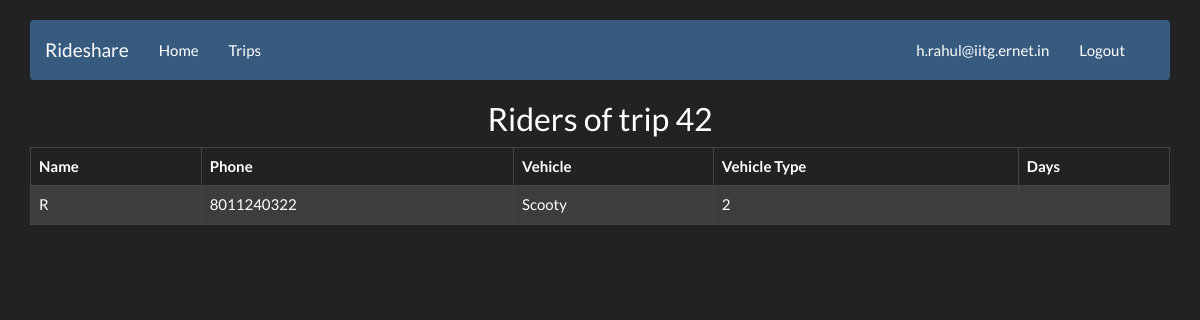
The page /views/riders.php?tripid=42 (signed in) on the database its author committed.
### tables this page shows
CREATE TABLE IF NOT EXISTS `riders` (
  `tripid` int(11) NOT NULL,
  `userid` int(11) NOT NULL,
  `vehicle` varchar(100) NOT NULL,
  `vehicletyp` varchar(20) NOT NULL,
  `days` int(128) NOT NULL
);

CREATE TABLE IF NOT EXISTS `users` (
`userid` int(11) NOT NULL,
  `name` varchar(50) NOT NULL,
  `password` varchar(50) NOT NULL,
  `email` varchar(30) NOT NULL,
  `phone` varchar(15) NOT NULL
);

### models/db.php (called while the page is built, shortened)
<?php
class db{
	private $host,$username,$pass,$mydb;
	public function db(){
			$this->host = HOSTNAME;
			$this->username = DBUSER;
			$this->pass = DBPASS;
	}
	public function connect()
	{
		$con = mysql_connect($this->host, $this->username, $this->pass );
		if(!$con){
					echo "Not connected to database";
			return -1;
		}
		else
		{
			return $con;
		}
	}
}
 ?>

### models/trips.php (called while the page is built, shortened)
<?php
include 'db.php';
class trips
{
	public function getRiders($tripid)
	{
		$query2 = "select * from rideshare.riders as r ,rideshare.users as u where tripid='".$tripid."' and r.userid=u.userid;";
		$rval = mysql_query($query2);
		if ($rval)
			{return $rval;}
		else
			{return 0;}
	}
}
?>

### controllers/listriders.php (the view, shortened to what this page needs)
<?php
include_once '../models/trips.php';
$tripsob = New trips();
$result = $tripsob->getRiders($_SESSION['tripid']);
while($row = mysql_fetch_array($result))
    {
    	echo '<tr>
        		<td>'.$row['name'].'</td>
        		<td>'.$row['phone'].'</td>
        		<td>'.$row['vehicle'].'</td>
                <td>'.$row['vehicletyp'].'</td>
        		<td>
        		';
                echo '</td>';
        echo '</tr>';
    }
?>

### views/css/navbar.css (style rules this page uses)
body { padding-top: 20px; padding-bottom: 20px; }

### rows shown on the page
riders: userid.name "R", userid.phone "8011240322", vehicle "Scooty", vehicletyp "2"

### other values the page prints
$_SESSION['email'] "h.rahul@iitg.ernet.in"
$_GET['tripid'] "42"
